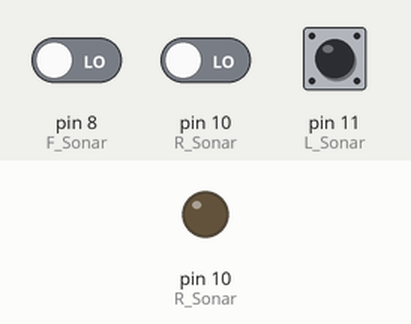
Simulated run of this sketch. Board: Arduino Uno, built with avr-gcc and run on an emulated ATmega328P. On the bench: output pins drawn as LEDs (lit = HIGH). The test bench sets the inputs (shaded band); at power-on: pin 11 (L_Sonar) LOW, pin 8 (F_Sonar) LOW, pin 10 (R_Sonar) LOW. What the sketch prints to the serial monitor is not drawn.

Above: at 1.2 s.
1.3 s: pin 11 (L_Sonar) pulsed HIGH 2 times (0.12 s each, 0.3 s apart)
Timing chart, 0 to 10.9 s (numbered marks = the images above; inputs shaded):
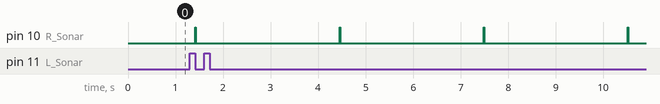

Measured:
- by itself, pin 10 (R_Sonar): alternates HIGH for 0.01 s and LOW for 3.0 s

The sketch:

vlf_high_assignment_1.ino
```cpp
#define  F_Sonar  8  //정면부 초음파 센서 연결 핀
#define  R_Sonar  10 //오른쪽 초음파 센서 연결 핀
#define  L_Sonar  11 //왼쪽 초음파 센서 연결 핀
float robot_width = 200; //차량의 폭
float mazor_width = 500; //지나가는 길의 폭
float mazor_width_tolerance = 40; //폭 감지에 오찹범위
int flag_mazor_1 = 0; // 1이면 1번 구간에 내가 위치해 있음

void setup()
{
  pinMode(F_Sonar, OUTPUT); //정면부 초음파 센서 핀 모드를 아웃풋으로
  pinMode(L_Sonar, OUTPUT); //오른쪽 초음파 센서 핀 모드를 아웃풋으로
  pinMode(R_Sonar, OUTPUT); //왼쪽 초음파 센서 핀 모드를 아웃풋으로
  Serial.begin(115200);  //스크린프린트를 115200의 속도로 사용
}

float F_sonar(void){

  float duration=0.0; //감지하는 값
  float distance=0.0; //계산된 실제 거리(mm)
  pinMode(F_Sonar, OUTPUT);   //정면부 초음파 센서 핀 모드를 아웃풋으로
  digitalWrite(F_Sonar,LOW);  //정면부 초음파 센서의 출력은 없다
  digitalWrite(F_Sonar,HIGH); //정면부 초음파 센서의 출력이 있다
  delay(10);                  //이를 0.01초 동안 해라
  digitalWrite(F_Sonar,LOW);  //정면부 초음파 센서의 출력은 없다
  pinMode(F_Sonar, INPUT);    //정면부 초음파 센서의 핀 모드를 인풋으로
  duration=pulseIn(F_Sonar,HIGH);  //정면부 초음파 센서의 펄스 길이를 측정하여 duration에 넣어라
  distance=((float)(340*duration)/1000)/2;  //duration을 mm로 계산해 distance로 넣어라
  return distance;  //distance값을 함수 밖으로 내보내라
} //정면부 초음파 센서 거리 측정 함수

float R_sonar(void){

  float duration=0.0; //감지하는 값
  float distance=0.0; //계산된 실제 거리(mm)
  pinMode(R_Sonar, OUTPUT);   //오른쪽 초음파 센서 핀 모드를 아웃풋으로
  digitalWrite(R_Sonar,LOW);  //오른쪽 초음파 센서의 출력은 없다
  digitalWrite(R_Sonar,HIGH); //오른쪽 초음파 센서의 출력이 있다
  delay(10);                  //이를 0.01초 동안 해라
  digitalWrite(R_Sonar,LOW);  //오른쪽 초음파 센서의 출력은 없다
  pinMode(R_Sonar, INPUT);    //오른쪽 초음파 센서의 핀 모드를 인풋으로
  duration=pulseIn(R_Sonar,HIGH);  //오른쪽 초음파 센서의 펄스 길이를 측정하여 duration에 넣어라
  distance=((float)(340*duration)/1000)/2;  //duration을 mm로 계산해 distance로 넣어라
  return distance;  //distance값을 함수 밖으로 내보내라
} //오른쪽 초음파 센서 거리 측정 함수

float L_sonar(void){

  float duration=0.0; //감지하는 값
  float distance=0.0; //계산된 실제 거리(mm)
  pinMode(L_Sonar, OUTPUT);   //왼쪽 초음파 센서 핀 모드를 아웃풋으로
  digitalWrite(L_Sonar,LOW);  //왼쪽 초음파 센서의 출력은 없다
  digitalWrite(L_Sonar,HIGH); //왼쪽 초음파 센서의 출력이 있다
  delay(10);                  //이를 0.01초 동안 해라
  digitalWrite(L_Sonar,LOW);  //왼쪽 초음파 센서의 출력은 없다
  pinMode(L_Sonar, INPUT);    //왼쪽 초음파 센서의 핀 모드를 인풋으로
  duration=pulseIn(L_Sonar,HIGH);  //왼쪽 초음파 센서의 펄스 길이를 측정하여 duration에 넣어라
  distance=((float)(340*duration)/1000)/2;  //duration을 mm로 계산해 distance로 넣어라
  return distance;  //distance값을 함수 밖으로 내보내라
} //왼쪽 초음파 센서 거리 측정 함수


void loop()
{
  float angle;
  float F_distance,R_distance,L_distance; //정면,오른쪽,왼쪽 초음파 센서값을 저장할 변수 선언
  F_distance=F_sonar();  //정면 초음파 센서값을 F_distance에 저장
  L_distance=L_sonar();  //왼쪽 초음파 센서값을 L_distance에 저장
  R_distance=R_sonar();  //오른쪽 초음파 센서값을 R_distance에 저장
  Serial.print("F : ");
  Serial.print(F_distance);
  Serial.print("mm   ");  //"F : (F_distance에 저장된 값)mm" 를 스크린 프린터에 출력해라
  Serial.print("R : ");
  Serial.print(R_distance);
  Serial.print("mm   ");  //"R : (R_distance에 저장된 값)mm" 를 스크린 프린터에 출력해라
  Serial.print("L : ");
  Serial.print(L_distance);
  Serial.print("mm   \n");  //"L : (L_distance에 저장된 값)mm" 를 스크린 프린터에 출력해라
  Serial.print(flag_mazor_1);
  Serial.print("\n");  //1번 구간에 있는지 없는지를 출력(1과 0으로 구분)
  float measure_widht=L_distance+R_distance+robot_width; //오른쪽,왼쪽 초음파 센서와 기체폭을 통해 측정한 현재 측정된 길의 폭

  if((measure_widht >= (mazor_width-mazor_width_tolerance)) && (measure_widht <= (mazor_width+mazor_width_tolerance))){
    Serial.print("gogo\n");
    if((F_distance>mazor_width) && (F_distance<mazor_width+400)){
      flag_mazor_1 = 1;
    }//정면부 초음파 센서의 값이 폭의 길이보다 크고 폭에 길이에서 400mm보다는 작다면 1번 구간에 기체가 존재한다.
    else{
      if(L_distance>R_distance){
        Serial.print("right_robot ");
        angle=(acos(mazor_width/measure_widht))*180/3.14;
        Serial.print(angle);
        Serial.print("angle.\n\n");
      }
      else if(L_distance>R_distance){
        Serial.print("left robot ");
        angle=(acos(mazor_width/measure_widht))*180/3.14;
        Serial.print(angle);
        Serial.print("angle.\n\n");
      }
      flag_mazor_1 = 0;
    }//위의 조건이 아닌경우 1번 구간에 존재하지 않는다.
  }//현제 측정된 폭이 오차범위 내에 존재할시
  else{
    if(L_distance>R_distance){
        Serial.print("right_robot ");
        angle=(acos(mazor_width/measure_widht))*180/3.14;
        Serial.print(angle);
        Serial.print("angle.\n");
      }
      else if(L_distance>R_distance){
        Serial.print("left robot ");
        angle=(acos(mazor_width/measure_widht))*180/3.14;
        Serial.print(angle);
        Serial.print("angle.\n");
      }
    flag_mazor_1 = 0;
  }//프로그램이 정상작동하는지 확인하기위해 임의로 초기화를 해 한번 값이 1번이면 1번으로 유지되는것이 아닌 초기화를 하기 위한 조건

}
```
